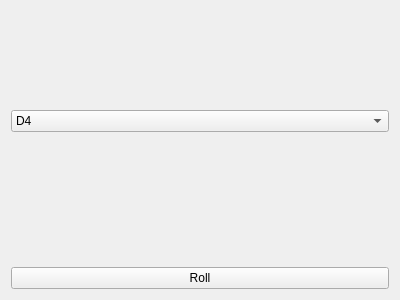
<?xml version="1.0" encoding="UTF-8"?>
<ui version="4.0">
 <class>Form</class>
 <widget class="QWidget" name="Form">
  <property name="geometry">
   <rect>
    <x>0</x>
    <y>0</y>
    <width>400</width>
    <height>300</height>
   </rect>
  </property>
  <property name="windowTitle">
   <string>Roll the Dice</string>
  </property>
  <layout class="QVBoxLayout" name="verticalLayout">
   <item>
    <spacer name="verticalSpacer_2">
     <property name="orientation">
      <enum>Qt::Orientation::Vertical</enum>
     </property>
     <property name="sizeHint" stdset="0">
      <size>
       <width>20</width>
       <height>40</height>
      </size>
     </property>
    </spacer>
   </item>
   <item>
    <widget class="QComboBox" name="choice">
     <item>
      <property name="text">
       <string>D4</string>
      </property>
     </item>
     <item>
      <property name="text">
       <string>D6</string>
      </property>
     </item>
     <item>
      <property name="text">
       <string>D8</string>
      </property>
     </item>
     <item>
      <property name="text">
       <string>D10</string>
      </property>
     </item>
     <item>
      <property name="text">
       <string>D12</string>
      </property>
     </item>
     <item>
      <property name="text">
       <string>D20</string>
      </property>
     </item>
    </widget>
   </item>
   <item>
    <spacer name="verticalSpacer">
     <property name="orientation">
      <enum>Qt::Orientation::Vertical</enum>
     </property>
     <property name="sizeHint" stdset="0">
      <size>
       <width>20</width>
       <height>40</height>
      </size>
     </property>
    </spacer>
   </item>
   <item>
    <widget class="QLabel" name="result">
     <property name="font">
      <font>
       <pointsize>16</pointsize>
      </font>
     </property>
     <property name="text">
      <string/>
     </property>
     <property name="alignment">
      <set>Qt::AlignmentFlag::AlignCenter</set>
     </property>
    </widget>
   </item>
   <item>
    <widget class="QPushButton" name="rollBtn">
     <property name="text">
      <string>Roll</string>
     </property>
    </widget>
   </item>
  </layout>
 </widget>
 <resources/>
 <connections/>
</ui>
